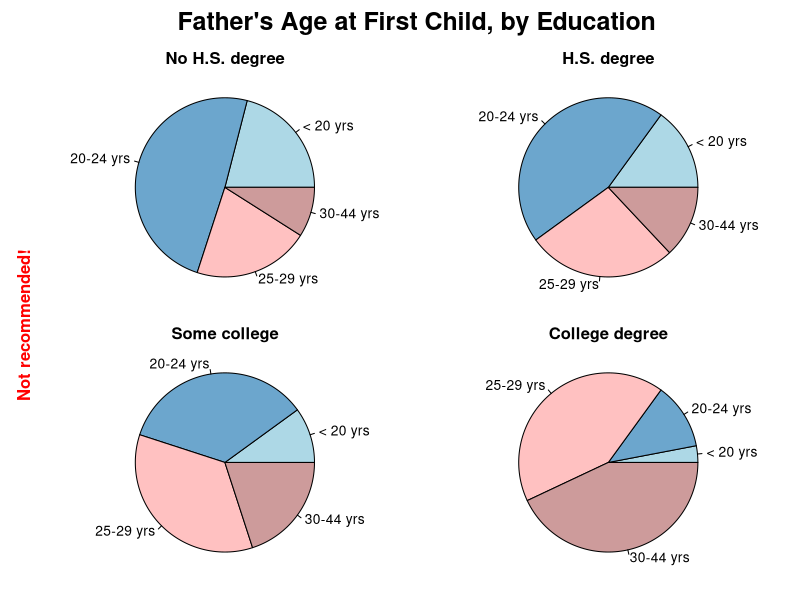

Here is the R script that generated this plot:
## ----pie2by2, fig.width = 5.5, fig.height = 4----
data <- read.table("fathers.txt")
colors4 <- c("lightblue", "skyblue3", "rosybrown1",
             "rosybrown3")
par(mfrow = c(2,2), mar=c(1,0,1,0), oma = c(0,2,3,0))
pietitles <- c("No H.S. degree", "H.S. degree",
               "Some college", "College degree")
for (i in 2:5) {
    pie(data[,i], labels = data$AGE,
        main = pietitles[i-1], col = colors4)
}
mtext("Father's Age at First Child, by Education",
      side=3, line=1, outer=TRUE, cex=1.5, font=2)
mtext("Not recommended!", side = 2, font = 2,
      outer = TRUE, col = "red")

